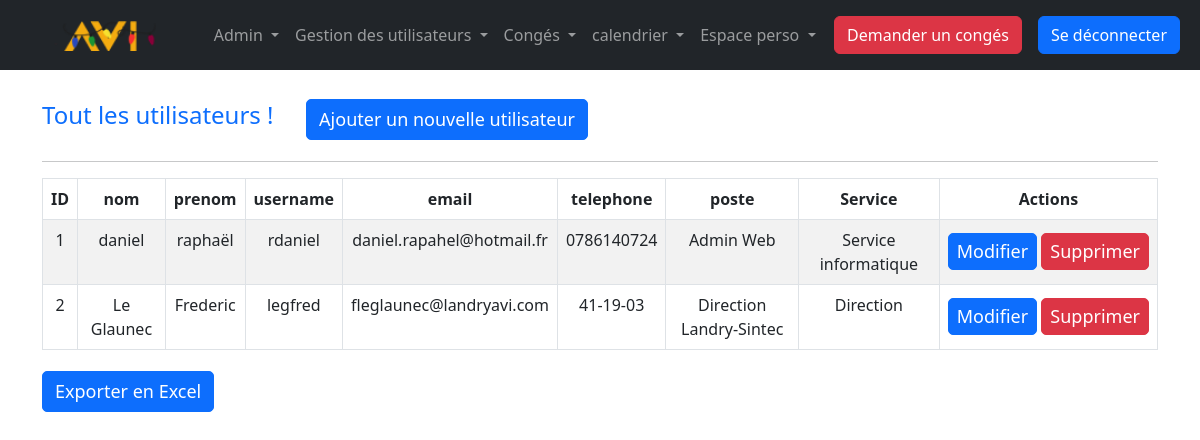
The page /index.php?action=crudusers&id=2 (signed in) on the database its author committed.
### tables this page shows
CREATE TABLE `employe` (
  `id_employe` int(11) NOT NULL,
  `nom` varchar(255) NOT NULL,
  `prenom` varchar(255) NOT NULL,
  `username` varchar(255) NOT NULL,
  `email` varchar(255) NOT NULL,
  `telephone` varchar(255) NOT NULL,
  `password` varchar(255) NOT NULL,
  `actif` tinyint(4) NOT NULL,
  `id_poste` int(11) NOT NULL,
  `id_service` int(11) NOT NULL
);

CREATE TABLE `poste` (
  `id_poste` int(11) NOT NULL,
  `libelle` varchar(255) NOT NULL
);

CREATE TABLE `service` (
  `id_service` int(11) NOT NULL,
  `libelle` varchar(255) NOT NULL
);

### src/lib/database.php (called while the page is built, shortened)
<?php
class DatabaseConnection
{
    public ?\PDO $database = null;
    public function getConnection(): \PDO
    {
        if ($this->database === null) {
            $this->database = new \PDO('mysql:host=localhost;dbname=intranet;charset=utf8', 'root', '');
        }
        return $this->database;
    }
}

### src/model/User.php (called while the page is built, shortened)
<?php
require_once('src/lib/database.php');
class User_Model
{
        public DatabaseConnection $connection;
        public function getCrudUsers(){
            $stmt= $this->connection->getConnection()->query("
            SELECT id_employe, E.nom, E.prenom, username, E.email, P.libelle AS poste,
            S.libelle AS service, telephone, E.id_service, E.id_poste
            FROM employe E INNER JOIN poste P ON E.id_poste = P.id_poste
            INNER JOIN service S ON E.id_service = S.id_service
            WHERE actif = 1
            ORDER BY id_employe;
            ");
            $cruds = [];
            while (($row = $stmt->fetch())) {
                $crud = new User();
                $crud->id_employe = $row['id_employe'];
                $crud->nom = $row['nom'];
                $crud->prenom = $row['prenom'];
                $crud->username = $row['username'];
                $crud->email = $row['email'];
                $crud->poste = $row['poste'];
                $crud->id_poste = $row['id_poste'];
                $crud->id_service = $row['id_service'];
                $crud->service = $row['service'];
                $crud->telephone = $row['telephone'];
                $cruds[] = $crud;
            }
            return $cruds;
        }
}

### templates/Users/index.php (the view, shortened to what this page needs)
  <div class="container">
    <div class="row mt-4">
      <div class="col-lg-6 d-flex justify-content-between align-items-center">
        <div>
          <h4 class="text-primary">Tout les utilisateurs !</h4>
        </div>
        <div>
            <button type="button" class="btn btn-primary" data-bs-toggle="modal" data-bs-target="#create">
            Ajouter un nouvelle utilisateur
            </button>
        </div>
      </div>
    </div>
    <hr>
    <div class="row">
      <div class="col-lg-12">
        <div class="table-responsive">
          <table class="table table-striped table-bordered text-center" id="table">
            <thead>
              <tr>
                <th>ID</th>
                <th>nom</th>
                <th>prenom</th>
                <th>username</th>
                <th>email</th>
                <th>telephone</th>
                <th>poste</th>
                <th>Service</th>
                <th>Actions</th>
              </tr>
            </thead>
            <tbody>
                <?php
                foreach($cruds as $crud){
                    $id_employe = $crud->id_employe;
                ?>
                <tr>
                    <td data-id="<?= $id_employe ?>"><?= $id_employe ?></td>
                    <td data-id="<?= $id_employe ?>"><?= $crud->nom?></td>
                    <td data-id="<?= $id_employe ?>"><?= $crud->prenom?></td>
                    <td data-id="<?= $id_employe ?>"><?= $crud->username ?></td>
                    <td data-id="<?= $id_employe ?>"><?= $crud->email ?></td>
                    <td data-id="<?= $id_employe ?>"><?= $crud->telephone ?></td>
                    <td data-id="<?= $id_employe ?>"><?= $crud->poste ?></td>
                    <td data-id="<?= $id_employe ?>"><?= $crud->service ?></td>
                    <td>
                        <div class='d-flex text-center'>
                            <button data-id="<?= $id_employe ?>" type="button" class="btn btn-sm btn-primary update" data-bs-toggle="modal" data-bs-target="#update">Modifier</button>
                            <button data-id='<?= $id_employe ?>' type="button" class="btn btn-sm btn-danger delete" data-bs-toggle="modal" data-bs-target="#delete">Supprimer</button>
                        </div>
                    </td>
                </tr>
                <?php
                }
                ?>
            </tbody>
          </table>
        </div>
      </div>
    </div>
    <button class="btn btn-primary" onclick="exportData()">Exporter en Excel</button>
  </div>
<?php require('templates/layout.php') ?>

### assets/css/style.css (style rules this page uses)
input, textarea, button { padding: 8px 15px; border-radius: 5px !important; margin: 5px 0px; box-sizing: border-box; border: 1px solid #ccc; font-size: 18px !important; font-weight: 300 }

### rows shown on the page
employe: id_employe "1", nom "daniel", prenom "raphaël", username "rdaniel", email "daniel.rapahel@hotmail.fr", telephone "0786140724", id_poste.libelle "Admin Web", id_service.libelle "Service informatique"
employe: id_employe "2", nom "Le Glaunec", prenom "Frederic", username "legfred", email "fleglaunec@landryavi.com", telephone "41-19-03", id_poste.libelle "Direction Landry-Sintec", id_service.libelle "Direction"
